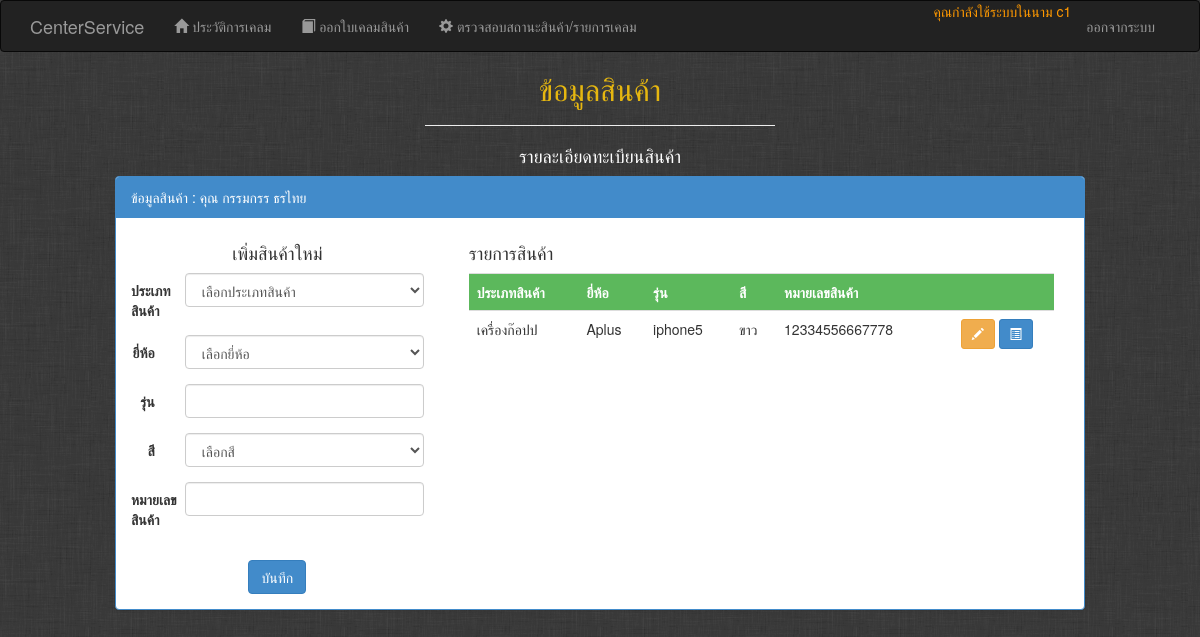
The app's page /User/user_product.php?pid=5 (signed in) with its own data.
### tables this page shows
CREATE TABLE IF NOT EXISTS `customers` (
  `id` int(11) NOT NULL AUTO_INCREMENT COMMENT 'รหัสลูกค้า',
  `name` varchar(255) DEFAULT NULL COMMENT 'ชื่อลูกค้า',
  `address` varchar(45) DEFAULT NULL COMMENT 'ที่อยู่',
  `phone` varchar(10) DEFAULT NULL COMMENT 'เบอร์โทร',
  PRIMARY KEY (`id`)
);

CREATE TABLE IF NOT EXISTS `product` (
  `id` int(11) NOT NULL AUTO_INCREMENT COMMENT 'รหัส',
  `product_category_id` int(11) NOT NULL COMMENT 'ประเภทสินค้า',
  `brand_id` int(11) NOT NULL COMMENT 'ยี่ห้อ',
  `model` varchar(255) NOT NULL COMMENT 'รุ่น',
  `color_id` int(11) NOT NULL COMMENT 'สี',
  `ime` varchar(45) NOT NULL COMMENT 'หมายเลขสินค้า',
  `customers_id` int(11) NOT NULL COMMENT 'รหัสลูกค้า',
  PRIMARY KEY (`id`),
  UNIQUE KEY `ime_UNIQUE` (`ime`),
  KEY `fk_product_product_category1_idx` (`product_category_id`),
  KEY `fk_product_brand1_idx` (`brand_id`),
  KEY `fk_product_color1_idx` (`color_id`),
  KEY `fk_product_customers1_idx` (`customers_id`)
);

CREATE TABLE IF NOT EXISTS `product_category` (
  `id` int(11) NOT NULL AUTO_INCREMENT COMMENT 'รหัส',
  `pd_category` varchar(100) NOT NULL COMMENT 'ประเภทสินค้า',
  PRIMARY KEY (`id`)
);

CREATE TABLE IF NOT EXISTS `brand` (
  `id` int(11) NOT NULL AUTO_INCREMENT COMMENT 'รหัส',
  `brand` varchar(100) NOT NULL COMMENT 'ยี่ห้อ',
  PRIMARY KEY (`id`)
);

CREATE TABLE IF NOT EXISTS `colors` (
  `id` int(11) NOT NULL AUTO_INCREMENT COMMENT 'รหัส',
  `color` varchar(100) NOT NULL COMMENT 'สี',
  PRIMARY KEY (`id`)
);

### User/user_product.php (the view, shortened to what this page needs)
<?php
include 'header.php';
include 'men.php';
include '../dbconn.php';
$model=null;
$ime=null;
  if(isset($_GET['pid'])){
      $cidp=$_GET['pid'];
    $cp=$cidp;
    $sqlc1 = "SELECT * FROM customers WHERE id='".$cp."'";
    $resultc1 = $conn->query($sqlc1);
    $rsc1=mysqli_fetch_array($resultc1);
    $cnn=$rsc1['name'];
  }
$sql = "SELECT * FROM product WHERE customers_id='".$cidp."' ORDER BY id DESC";
$result = $conn->query($sql);
?>
<h2 style="color:rgb(230, 183, 16)"><center>ข้อมูลสินค้า</center></h2><hr  style="width: 350px"/>
<h4 style="color:rgb(255, 255, 255)"><center>รายละเอียดทะเบียนสินค้า</center></h4>
<div class="col-md-1"></div>
<div class="col-md-10">
<div class="panel panel-primary">
    <div class="panel-heading">ข้อมูลสินค้า : คุณ <?php echo $cnn; ?></div>
	<div class="panel-body">
            <div class="row">
                <div class="col-md-4">
                    <div class="row">
                    <div class="col-md-12">
                        <h4><center>เพิ่มสินค้าใหม่</center></h4>
                      <form method="post" action="<?php echo $_SERVER['PHP_SELF'];?>?pid=<?=$cidp?>&" class="form-horizontal">
                            <div class="form-group">
                                        <label class="control-label col-md-2" for="p-product_category_id">ประเภทสินค้า</label>
                                        <div class="col-md-10">
                                        <select name="p[product_category_id]" class="form-control" id="p-product_category_id">
                                                <option>เลือกประเภทสินค้า</option>
                                            </select>
                                        </div>
                                    </div><div class="form-group">
                                        <label class="control-label col-md-2" for="p-brand_id">ยี่ห้อ</label>
                                        <div class="col-md-10">
                                        <select name="p[brand_id]" class="form-control" id="p-brand_id">
                                                <option>เลือกยี่ห้อ</option>
                                            </select>
                                        </div>
                                    </div><div class="form-group">
                                        <label class="control-label col-md-2" for="p-model">รุ่น</label>
                                        <div class="col-md-10">
                                        <input id="p-model" class="form-control" type="text" name="p[model]" value="<?php echo $model;?>" required="required">
                                        </div>
                                    </div><div class="form-group">
                                        <label class="control-label col-md-2" for="p-color_id">สี</label>
                                        <div class="col-md-10">
                                        <select name="p[color_id]" class="form-control" id="p-color_id">
                                                <option>เลือกสี</option>
                                            </select>
                                        </div>
                                    </div><div class="form-group">
                                        <label class="control-label col-md-2" for="p-ime">หมายเลขสินค้า</label>
                                        <div class="col-md-10">
                                        <input id="p-ime" class="form-control" type="text" name="p[ime]" value="<?php echo $ime;?>" required="required">
                                        </div>
                                    </div><div class="form-group">
                                        <div class="col-md-10">
                                        </div>
                                    </div>
                            <center>
                                <input type="submit" value="บันทึก" class="btn btn-primary">
                            </center>
                        </form>
                    </div>
                    </div>
                </div>
                <div class="col-md-8">
                    <div class="col-md-12">
                        <h4>รายการสินค้า</h4>
                        <table class="table table-hover">
                            <tr class="btn-success">
                                <th while="15%">ประเภทสินค้า</th>
                                <th while="15%">ยี่ห้อ</th>
                                <th while="30%">รุ่น</th>
                                <th while="10%">สี</th>
                                <th while="20%">หมายเลขสินค้า</th>
                                <th while="10%"></th>
                            </tr>
                          <?php
                           while($rs=mysqli_fetch_array($result))
                           {
                             $sql1 = "SELECT * FROM colors where id='$rs[color_id]'";
                             $result1 = $conn->query($sql1) ;
                             $rs1=mysqli_fetch_array($result1);
                             $sql2 = "SELECT * FROM brand where id='$rs[color_id]'";
                             $result2 = $conn->query($sql2) ;
                             $rs2=mysqli_fetch_array($result2);
                             $sql3 = "SELECT * FROM product_category where id='$rs[color_id]'";
                             $result3 = $conn->query($sql3) ;
                             $rs3=mysqli_fetch_array($result3);
                             ?>
                            <tr>
                                <td><?php echo $rs3['pd_category'];?></td>
                                <td><?php echo $rs2['brand'];?></td>
                                <td><?php echo $rs['model'];?></td>
                                <td><?php echo $rs1['color'];?></td>
                                <td><?php echo $rs['ime'];?></td>
                                <td>
                                  <center>
                                    <a href="<?php echo $_SERVER['PHP_SELF'];?>?pid=<?=$cidp?>&eid=<?php echo $rs['id'];?>"  class="btn btn-sm btn-warning" data-toggle="tooltip" data-placement="top" title="แก้ไข">
                                        <span class="glyphicon glyphicon-pencil"></span>
                                    </a>
                                     <a href="user_from_job.php?pid=<?php echo $rs['id'];?>"  class="btn btn-sm btn-primary" data-toggle="tooltip" data-placement="top" title="ออกบิลเคลม">
                                        <span class="glyphicon glyphicon-list-alt"></span>
                                     </a>
                                  </center>
                              </td>
                            </tr>
                            <?php }?>
                        </table>
                        </div>
                </div>
            </div>
        </div>
    </div>
</div>
<div class="col-md-1"></div>
<?php
include '../footer.php';
?>

### records on screen
customers: name "กรรมกรร ธรไทย"
product: product_category.pd_category "เครื่องก๊อปป", brand.brand "Aplus", model "iphone5", color.color "ขาว", ime "12334556667778"

### other values on screen
$_SESSION['user']['username'] "c1"
